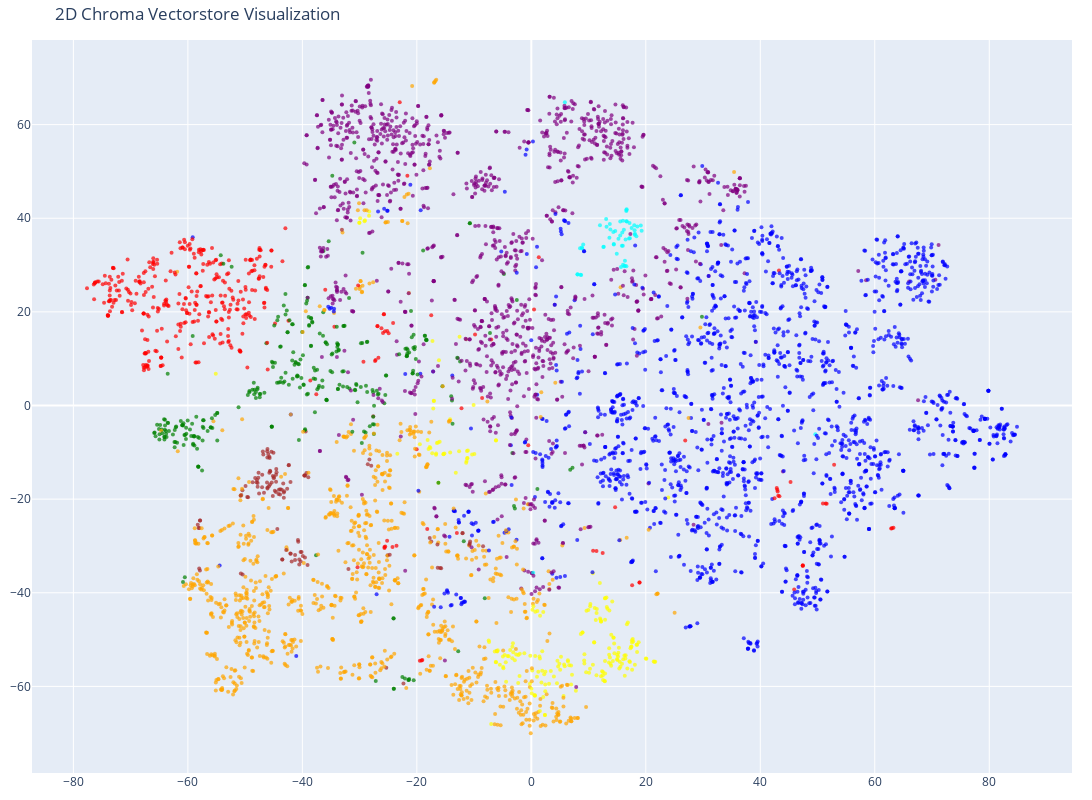

The notebook cell this image was saved under:
### Code cell
# Create the 2D scatter plot
fig = go.Figure(data=[go.Scatter(
    x=reduced_vectors[:, 0],
    y=reduced_vectors[:, 1],
    mode='markers',
    marker=dict(size=4, color=colors, opacity=0.7),
    text=[f"Category: {c}<br>Text: {d[:50]}..." for c, d in zip(categories, documents)],
    hoverinfo='text'
)])

fig.update_layout(
    title='2D Chroma Vectorstore Visualization',
    scene=dict(xaxis_title='x', yaxis_title='y'),
    width=1200,
    height=800,
    margin=dict(r=20, b=10, l=10, t=40)
)

fig.show()

### Figure 1 — Plotly figure (JSON) as saved in the notebook; plotly's stock layout.template omitted (floating-point values rounded to 4 significant figures; data arrays with more than 128 entries replaced by an {"elided": "..."} marker saying what was removed)
{"data": [{"hoverinfo": "text", "marker": {"color": {"elided": "5000 str values"}, "opacity": 0.7, "size": 4}, "mode": "markers", "text": {"elided": "5000 str values"}, "type": "scatter", "x": {"elided": "5000 float values"}, "y": {"elided": "5000 float values"}}], "layout": {"height": 800, "margin": {"b": 10, "l": 10, "r": 20, "t": 40}, "scene": {"xaxis": {"title": {"text": "x"}}, "yaxis": {"title": {"text": "y"}}}, "title": {"text": "2D Chroma Vectorstore Visualization"}, "width": 1200}}
